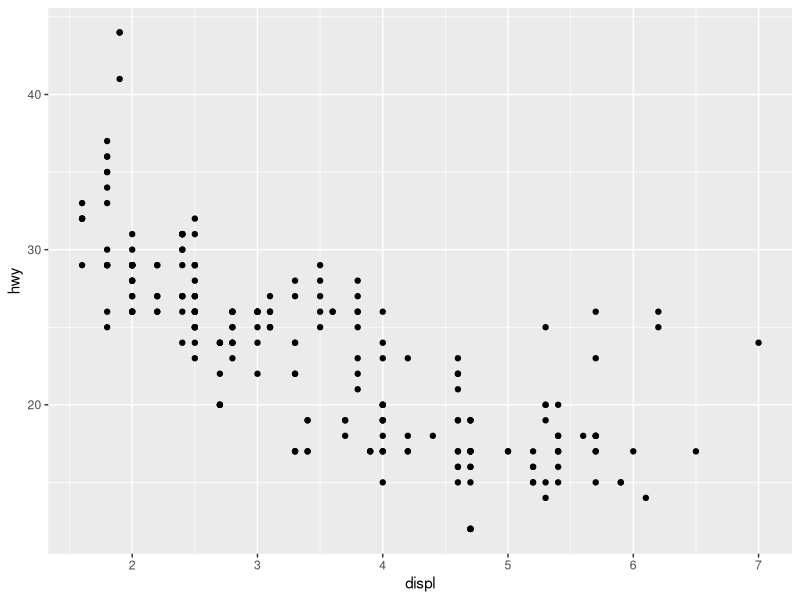
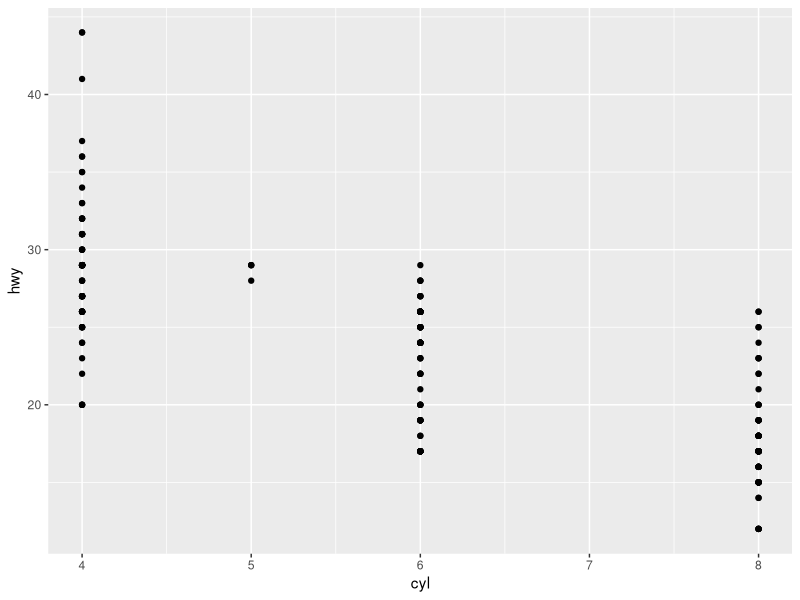
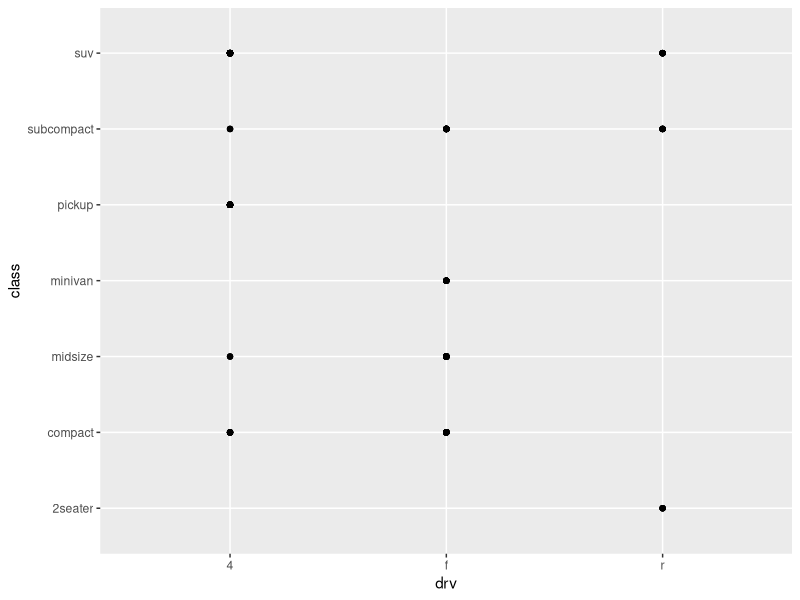
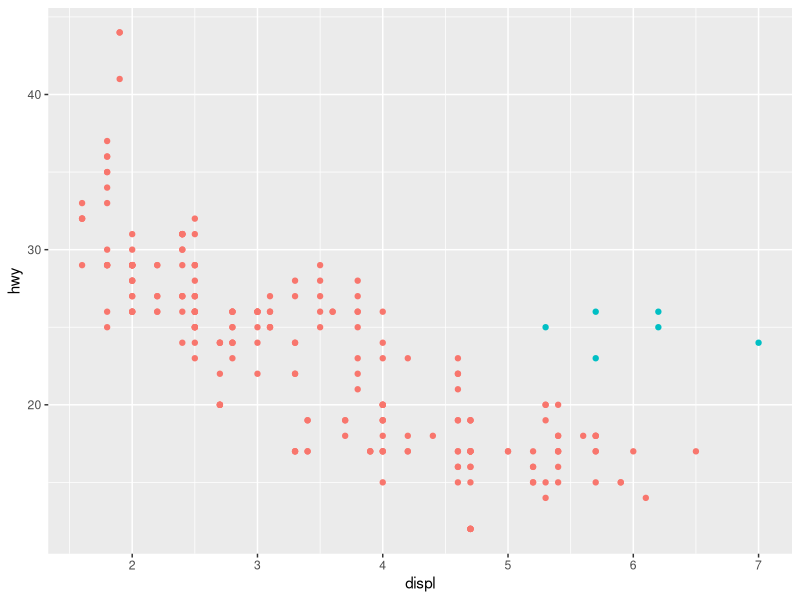
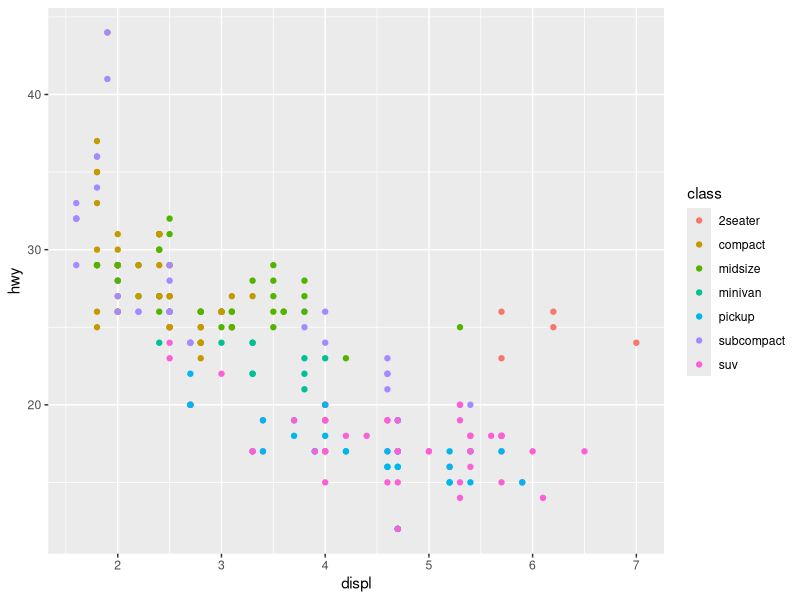
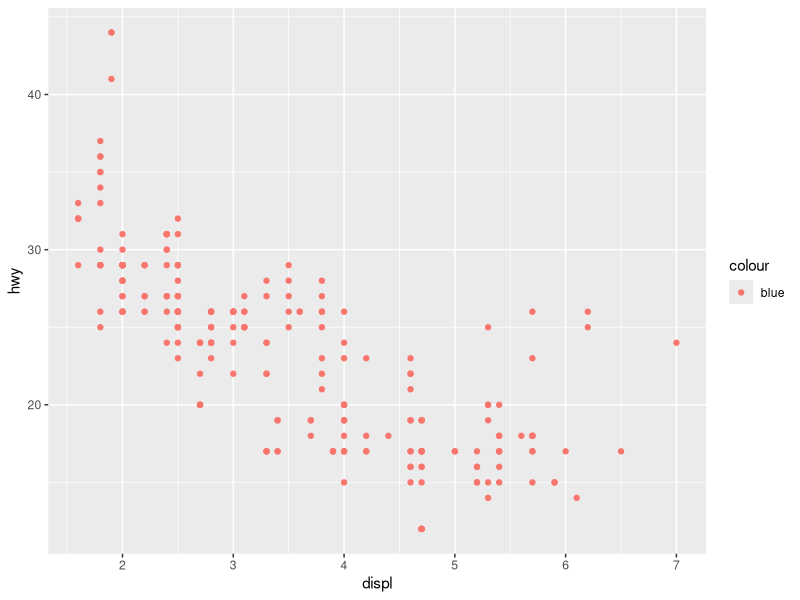

These figures' R source, in order: (Note: this script raises an error after producing the figures.)
# notes on book R for data science (https://r4ds.had.co.nz/)

library("tidyverse")

# Do cars with big engines use more fuel than cars with small engines?
ggplot(data = mpg) + 
  geom_point(mapping = aes(x = displ, y = hwy))

# A mapping template:
# ggplot(data = <DATA>) + 
#   <GEOM_FUNCTION>(mapping = aes(<MAPPINGS>))

# Run ggplot(data = mpg). What do you see?
#   An empty plot
#   How many rows are in mpg? How many columns?
dim(mpg) # 234 x 11
#   What does the drv variable describe? Read the help for ?mpg to find out.
?mpg # the type of drive train, where f = front-wheel drive, r = rear wheel drive, 4 = 4wd
# Make a scatterplot of hwy vs cyl.
ggplot(data = mpg) + 
  geom_point(mapping = aes(x = cyl, y = hwy))
# What happens if you make a scatterplot of class vs drv? Why is the plot not useful?
ggplot(data = mpg) + 
  geom_point(mapping = aes(x = drv, y = class)) # two categorical data types

# color "outlier" points
ggplot(data = mpg) + 
  geom_point(mapping = aes(x = displ, y = hwy, color = hwy > 20 & displ > 5), show.legend = FALSE)

# color by class of car
ggplot(data = mpg) + 
  geom_point(mapping = aes(x = displ, y = hwy, color = class)) # most outliers 2seaters

# What has gone wrong with this code? Why are the points not blue?
ggplot(data = mpg) + 
geom_point(mapping = aes(x = displ, y = hwy, color = "blue"))
# color should be outside of mapping
  
# Which variables in mpg are categorical? Which variables are continuous? 
mpg # categorical: manufacturer, model, trans, drv, fl, class
# continuous: hwy, cty, cyl, year?, displ
  
# Map a continuous variable to color, size, and shape. 
# How do these aesthetics behave differently for categorical vs. continuous variables?
ggplot(data = mpg) + 
  geom_point(mapping = aes(x = displ, y = hwy, shape = displ))
# color:gradient vs individual legend
# shape: A continuous variable cannot be mapped to the shape aesthetic

# What happens if you map the same variable to multiple aesthetics?
ggplot(data = mpg) + 
  geom_point(mapping = aes(x = displ, y = hwy, shape = drv, color = drv, size = drv))
# What does the stroke aesthetic do? What shapes does it work with? (Hint: use ?geom_point)
ggplot(mtcars, aes(wt, mpg)) +
  geom_point(shape = 21, colour = "black", fill = "white", size = 5, stroke = 5)
# use to modify the width of the border for shapes that have a border (21-25)
# What happens if you map an aesthetic to something other than a variable name, like aes(colour = displ < 5)?
ggplot(data = mpg) + 
  geom_point(mapping = aes(x = displ, y = hwy, color = displ < 5))
# color mapped based on boolean expression

# example facet_wrap (subplots)
ggplot(data = mpg) + 
  geom_point(mapping = aes(x = displ, y = hwy)) + 
  facet_wrap(~ class, nrow = 2)

# example facet_grid (subplots)
ggplot(data = mpg) + 
  geom_point(mapping = aes(x = displ, y = hwy)) + 
  facet_grid(drv ~ cyl)

# What happens if you facet on a continuous variable?
ggplot(data = mpg) + 
  geom_point(mapping = aes(x = displ, y = hwy)) + 
  facet_wrap(~ cty, nrow = 2)
# lots of facets!

# What do the empty cells in plot with facet_grid(drv ~ cyl) mean? How do they relate to this plot?
# no data for that combination, same combination that does not have a point in the plot 

# scatterplot
ggplot(data = mpg) + 
  geom_point(mapping = aes(x = displ, y = hwy))

# fitted line of same data
ggplot(data = mpg) + 
  geom_smooth(mapping = aes(x = displ, y = hwy))

# combine two geoms in one plot:
ggplot(data = mpg, mapping = aes(x = displ, y = hwy)) + 
  geom_point() +
  geom_smooth()

# overview of extensions/inspiration: https://exts.ggplot2.tidyverse.org/gallery/

# example bar chart
ggplot(data = diamonds) + 
  geom_bar(mapping = aes(x = cut))

# What is the default geom associated with stat_summary()? 
#pointrange

ggplot(data = diamonds) + 
  geom_bar(mapping = aes(x = cut, fill = clarity))

ggplot(data = diamonds) + 
  geom_bar(mapping = aes(x = cut, fill = clarity), position = "dodge")

# equivalent for scatterplot to show all the data, also overlapping values:
ggplot(data = mpg) + 
  geom_point(mapping = aes(x = displ, y = hwy), position = "jitter")